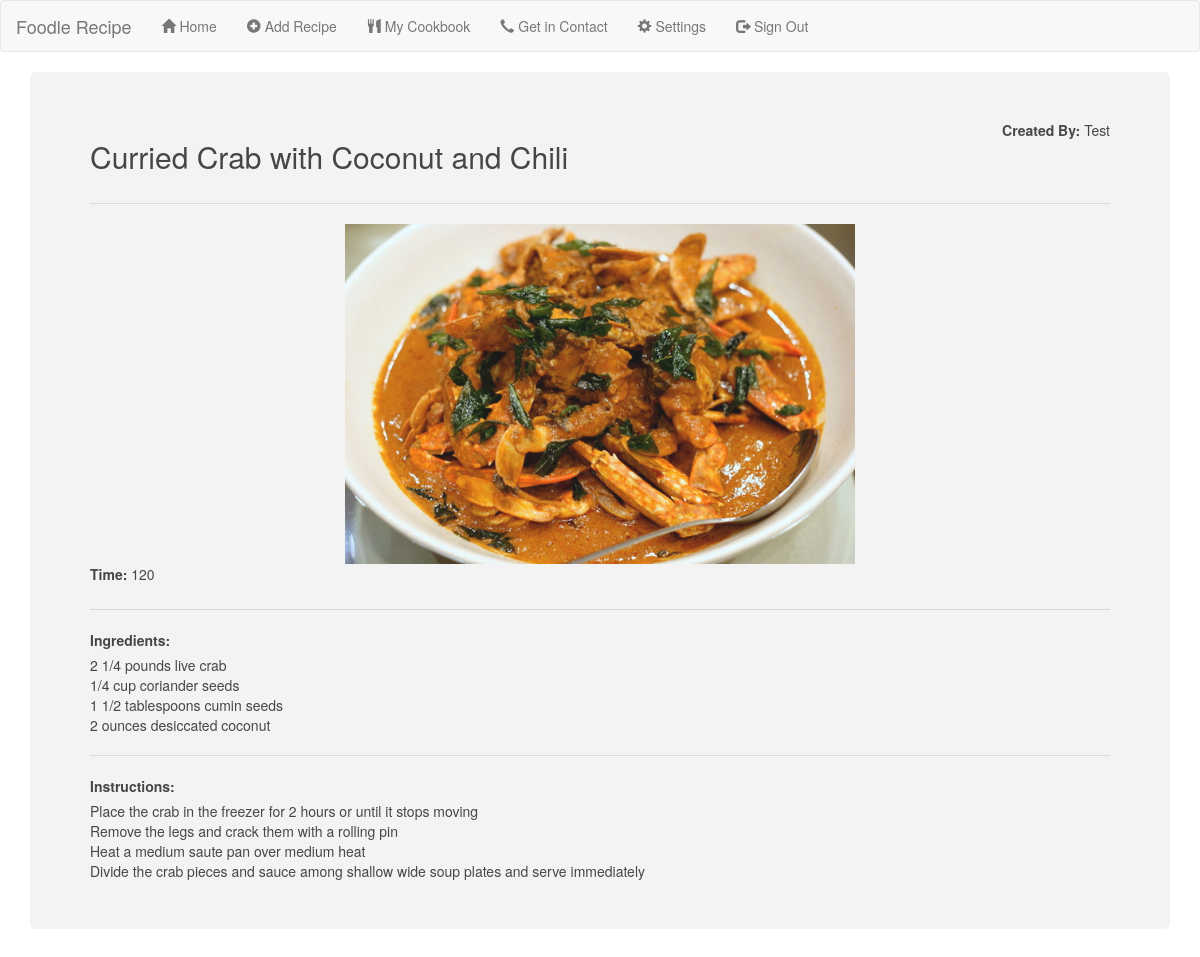
Page /website/displayRecipe.php?id=3 (signed in) on the committed database.
### tables this page shows
CREATE TABLE `rdetails` (
  `Id` int(11) NOT NULL,
  `rname` varchar(60) DEFAULT NULL,
  `rauthor` varchar(20) DEFAULT NULL,
  `rtime` varchar(5) DEFAULT NULL,
  `rinstructions` varchar(1000) DEFAULT NULL,
  `ringredients` varchar(1000) DEFAULT NULL,
  `rimage` varchar(100) DEFAULT NULL
);

### website/displayRecipe.php (the view, shortened to what this page needs)
<!DOCTYPE html>
<html>
<head>
  <?php
    require "conn.php";
  ?>
</head>
<body class="image">
  <div class="container">
    <div class="jumbotron">
    <?php
    function parseList($list){
        echo str_replace(".","<br>",$list);
      }
      $recipeId = $_GET["id"];
      $stmt=$conn->prepare("select * from foodlerecipe.rdetails where Id = ?");
      $stmt->bind_param("i",$recipeId);
      $stmt->execute();
      $result=$stmt->get_result();
      $row=$result->fetch_assoc();
      ?>
        <div class="rdetails recDispBanner">
          <h2>
            <?php
            if(!empty($row["rname"])){
            echo $row["rname"];
            }
            else{
              echo "Not Available";
            }
            ?>
          </h2>
        </div>
        <div class="rdetails recDispBanner" id="recDispAuthor">
          <label>Created By: </label>
            <?php
            if(!empty($row["rauthor"])){
            echo $row["rauthor"];
            }
            else{
              echo "Not Available";
            }
            ?>
        </div>
        <hr>
        <div class="rdetails">
            <?php
            if(!empty($row["rimage"])){
            echo  "<img src=". $row["rimage"] ." class='recipeImage' >";
            }
            else{
              echo "Not Available";
            }
            ?>
        </div>
        <div class="rdetails">
          <label>Time: </label>
            <?php
            if(!empty($row["rtime"])){
            echo $row["rtime"];
            }
            else{
              echo "Not Available";
            }
            ?>
        </div>
        <hr>
        <div class="rdetails">
          <label>Ingredients:  </label>
          <br>
            <?php
            if(!empty($row["ringredients"])){
            parseList($row["ringredients"]);
            }
            else{
              echo "Not Available";
            }
            ?>
        </div>
        <hr>
        <div class="rdetails">
          <label>Instructions: </label>
          <br>
            <?php
            if(!empty($row["rinstructions"])){
              parseList($row["rinstructions"]);
            }
            else{
              echo "Not Available";
            }
            ?>
        </div>
    </div>
  </div>
</body>
</html>

### website/stylesheet.css (style rules this page uses)
.image { background-image: url("foodbackground.jpg"); background-size: cover; background-repeat: none; }
.container { opacity: 0.9; }
.jumbotron { background-color:#f2f2f2; }
.recipeImage { width:300px; height: 150px; display: block; margin-left: auto; margin-right: auto; }
.rdetails { position: relative; }
.recDispBanner { display: inline-block; }
#recDispAuthor { float:right; }

### rows in the picture
rdetails: rname "Curried Crab with Coconut and Chili", rauthor "Test", rimage (picture), rtime "120", ringredients "2 1/4 pounds live crab 1/4 cup coriander seeds 1 1/2 tablespoons cumin seeds 2 ounces desiccated coconut Place the crab in the freezer for 2 hours or until it stops moving Remove the legs and crack them with a rolling pin Heat a medium saute pan over medium heat Divide the crab pieces and sauce among shallow wide soup plates and serve immediately"
